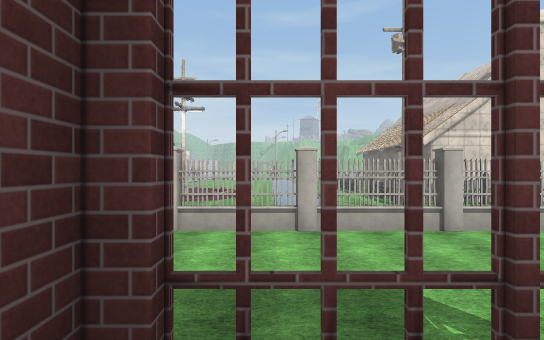
View 1 (above)

24 first-person views from a walk through a 3-D level made in the Unity game engine. The camera is 1.5 m above the floor, looks level and sees 80° across. The floor is counted in squares, 2 m on a side. Each view is taken from the middle of a square. On the plan, view 1 faces up. The plan holds only what a view shows up to about 11 squares ahead; the rest is blank. The place goes on beyond the plan. Some trees and plants on the terrain are drawn as simple stand-ins. The player character is not drawn. Door leaves are left out, so doorways stand open. Some surface patterns are stand-ins.

View 2
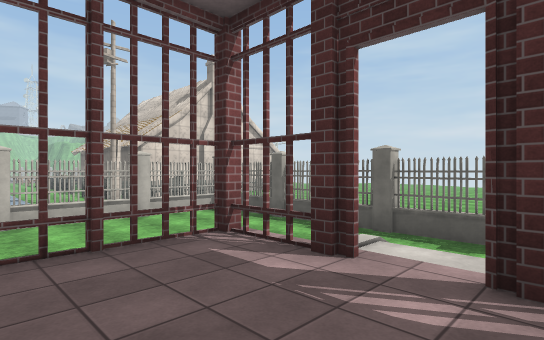

View 3
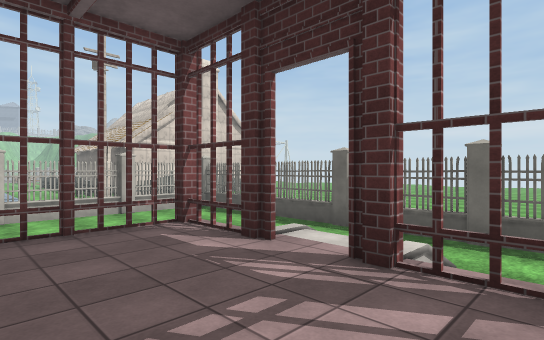

View 4
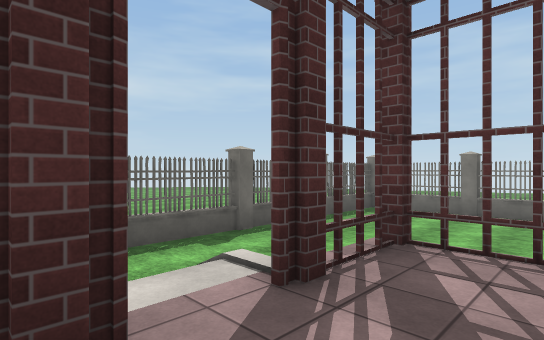

View 5
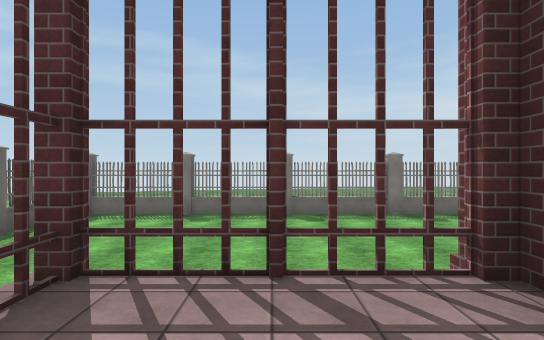

View 6
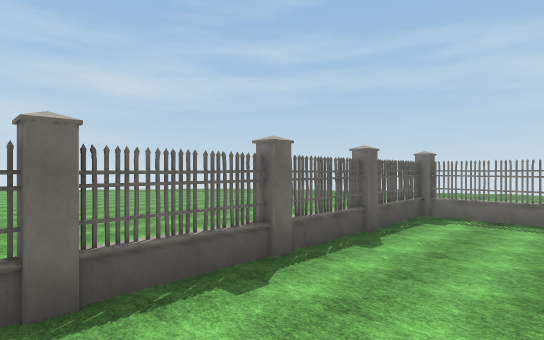

View 7
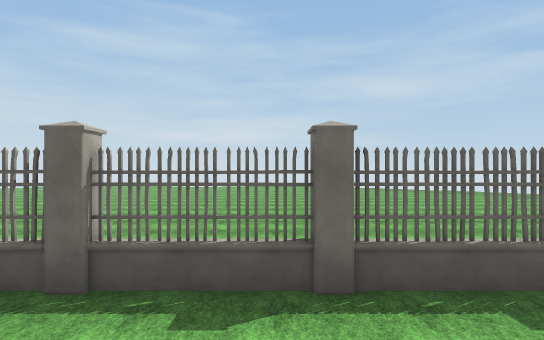

View 8
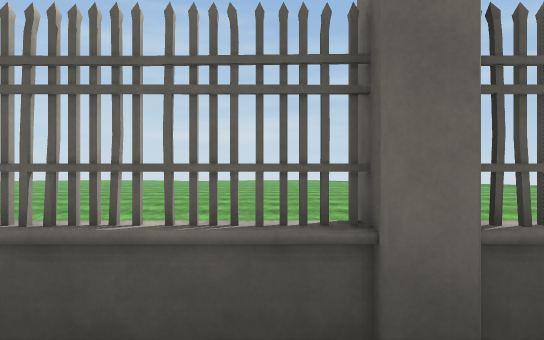

View 9
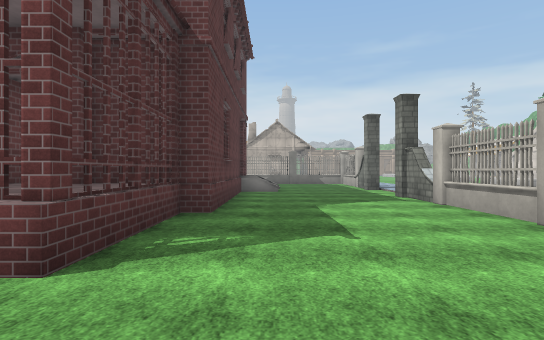

View 10
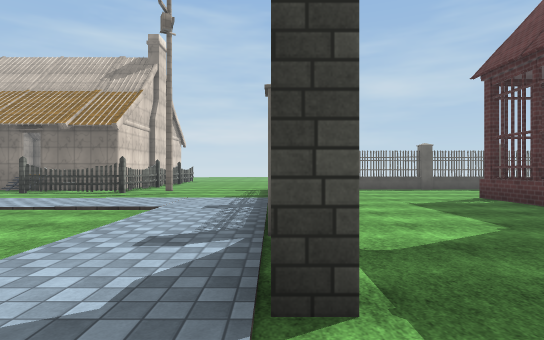

View 11
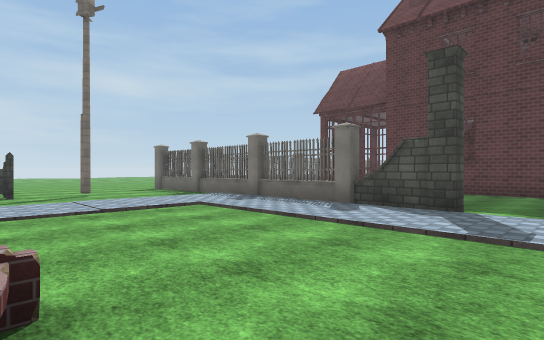

View 12
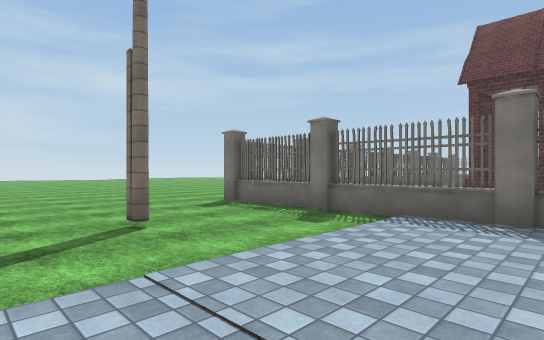

View 13
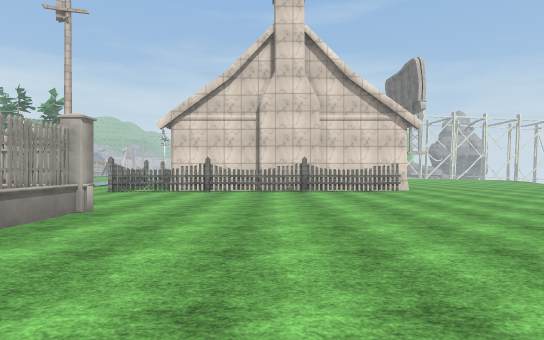

View 14
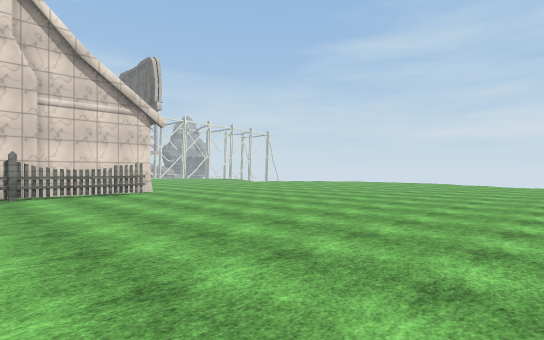

View 15
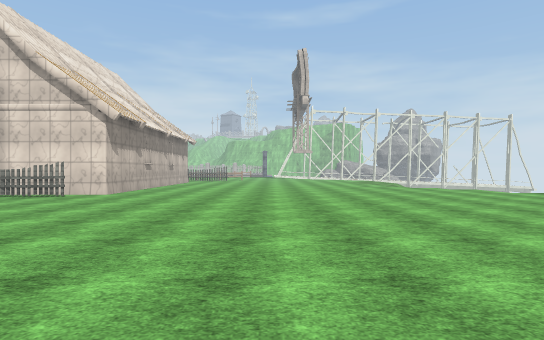

View 16
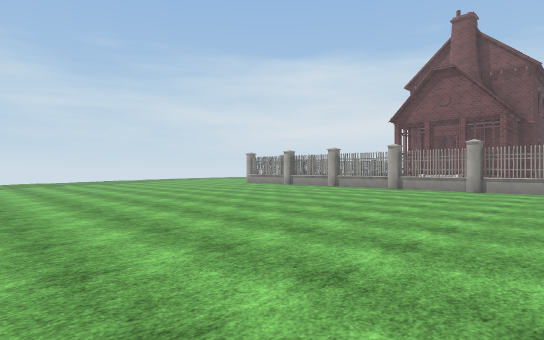

View 17
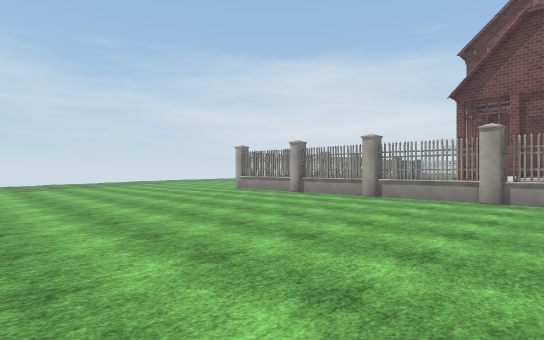

View 18
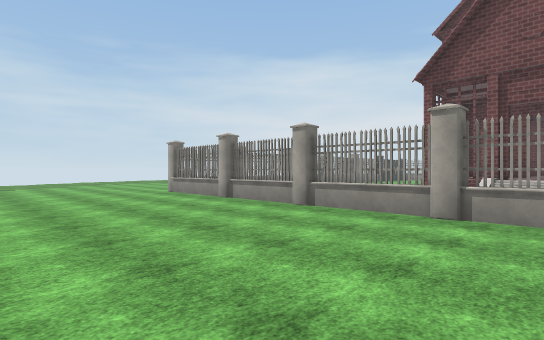

View 19
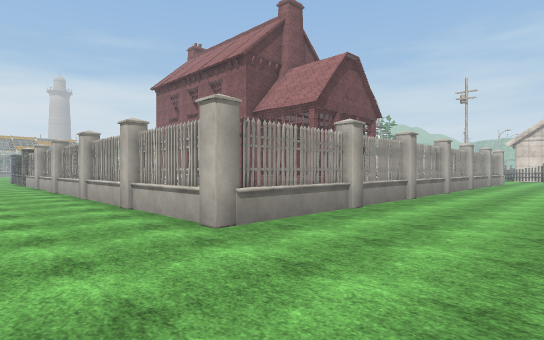

View 20
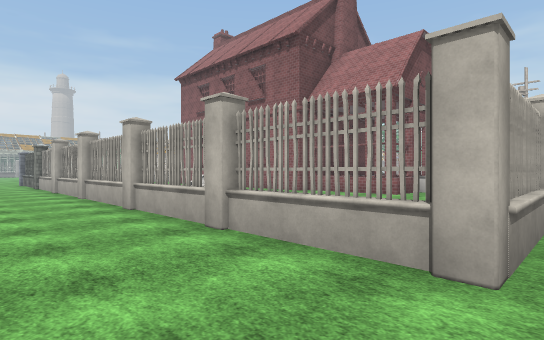

View 21
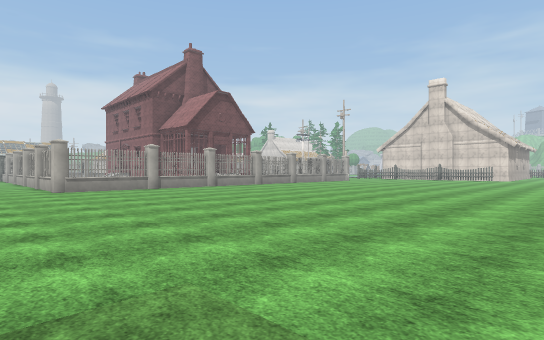

View 22
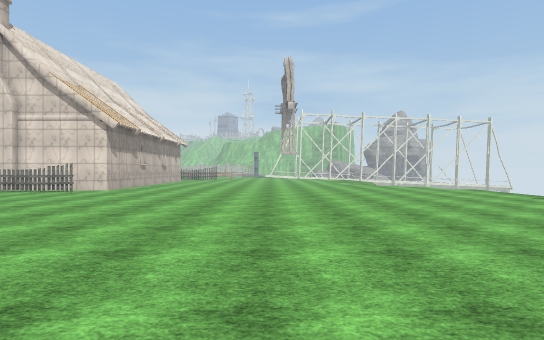

View 23
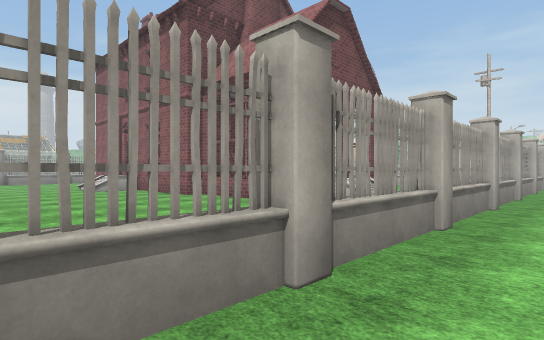

View 24
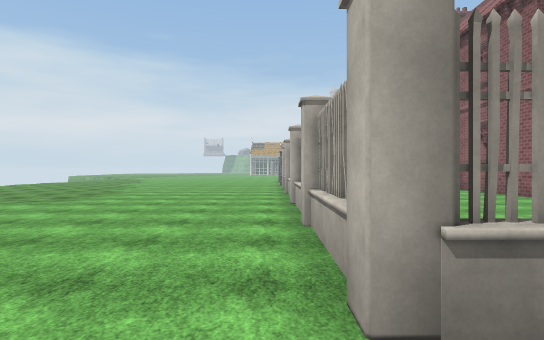

### Floor plan
Points are (right, up) in squares from view 1. A wall is a line through its corners. A room is listed if a view was taken in it or the views show most of it. See-through windows are left out.
Room 1 (views 1, 2, 4, 5)
walls: (2.4, -0.5) (2.4, 1.4); (-1.1, -1.5) (-0.4, -1.5) (-0.4, -1.9); (0.5, -3.3) (2.6, -3.3); (2.6, 1.3) (0.5, 1.3); (-0.7, 1.3) (-0.7, -0.3); (2.4, -3.5) (2.4, -1.5)
ways out: opening at (0, -3) to room 2; opening at (0, 1) to room 2; opening at (3, -1) to room 2
Room 2 (views 3, 6, 7, 8, 9, 10, 11, 12, 13, 14, 15, 16, 17, 18, 19, 20, 21, 22, 23, 24)
walls: (2.7, -1.6) (2.7, -3.4) (-0.7, -3.4) (-0.7, -4) (-3, -4); (2.5, -1.5) (2.5, -2.4); (0.5, 1.3) (-0.7, 1.3); (13.3, 11.8) (12.9, 12); (10.1, 11.8) (9.5, 12); (14.4, 11.9) (4.6, 11.9) (4.6, 14.5); (11.8, 12.6) (10.9, 12.6); (-0.7, -1.9) (-0.7, -3.3) (0.5, -3.3); (6.9, 11.9) (6.3, 12); (15, 14) (15, 12.8) (11.6, 12.8); (4.5, 12.8) (4.7, 13.4); (-2.4, 6.7) (-4.3, 6.7) (-4.3, 7.1); (-4.4, 6.9) (-2.5, 6.9); (-5.7, 1.9) (-0.7, 1.9) (-0.7, 1.4) (2.7, 1.4) (2.7, 1)
low walls: (-4, 12.7) (-4.6, 12.9)
ways out: opening at (0, -3) to room 1; opening at (0, 1) to room 1; opening at (3, -1) to room 1
objects: other object (-6, -10); other object (-5, -10) to (-3, -10); other object (-2, -10) to (0, -10); other object (-2, 7) to (0, 7); other object (1, -10) to (3, -10); other object (1, 7) to (3, 7); other object (4, -10) to (6, -10); other object (4, 7) to (6, 7); other object (6, -9) to (6, -8); other object (6, -7) to (6, -5); other object (6, -4) to (6, -2); other object (6, -1) to (6, 1); other object (6, 2) to (6, 4); other object (6, 5) to (6, 6)

Where each view was taken, in squares from view 1:
view 1: 0 up, 0 right, facing up
view 2: 2 down, 0 right, facing up-right
view 3: 3 down, 0 right, facing up-right
view 4: 0 up, 1 right, facing down-right
view 5: 1 down, 1 right, facing down
view 6: 1 down, 3 right, facing down-right
view 7: 1 down, 3 right, facing right
view 8: 1 down, 5 right, facing right
view 9: 3 up, 5 right, facing left
view 10: 7 up, 6 left, facing right
view 11: 13 up, 6 left, facing down-right
view 12: 12 up, 0 right, facing down-right
view 13: 1 up, 10 right, facing up
view 14: 2 up, 10 right, facing up-right
view 15: 3 up, 20 right, facing up
view 16: 4 up, 19 right, facing down-left
view 17: 0 up, 15 right, facing down-left
view 18: 0 up, 12 right, facing down-left
view 19: 13 down, 10 right, facing up-left
view 20: 13 down, 7 right, facing up-left
view 21: 13 down, 19 right, facing up-left
view 22: 1 up, 21 right, facing up
view 23: 9 down, 8 right, facing up-left
view 24: 11 down, 8 right, facing left
